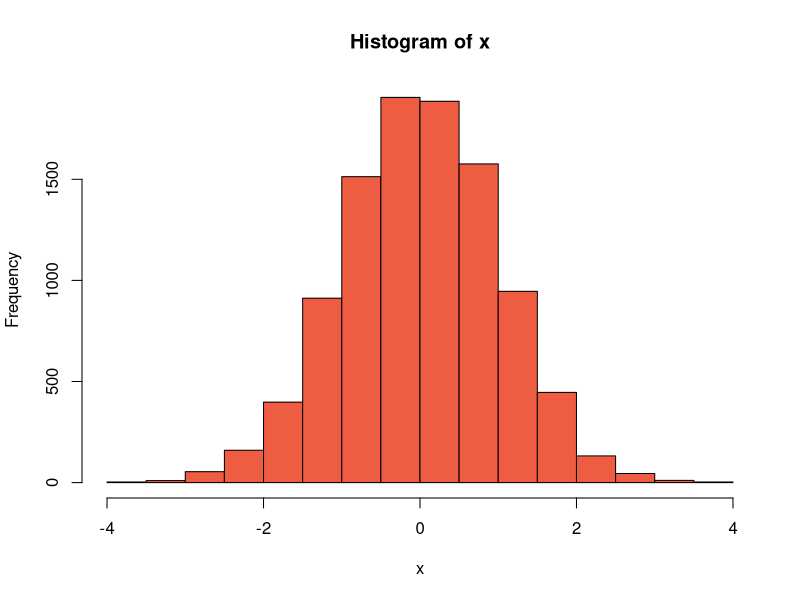
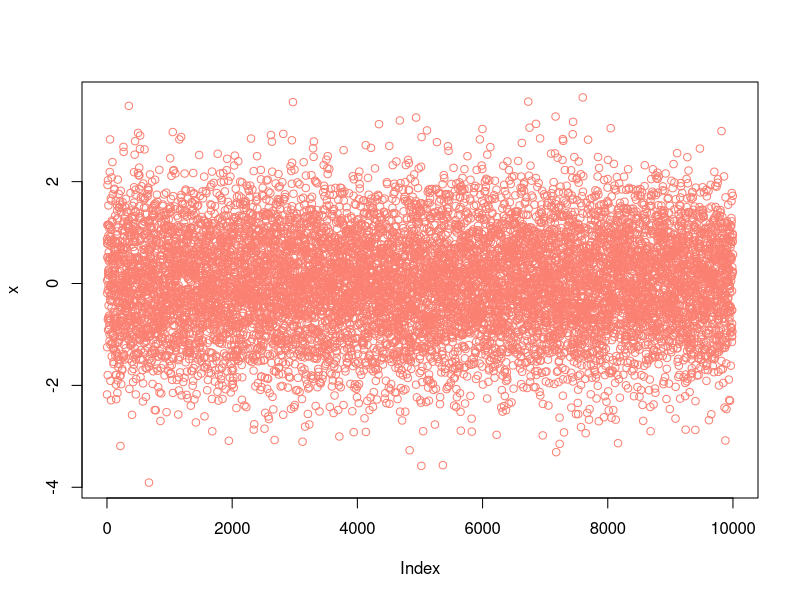
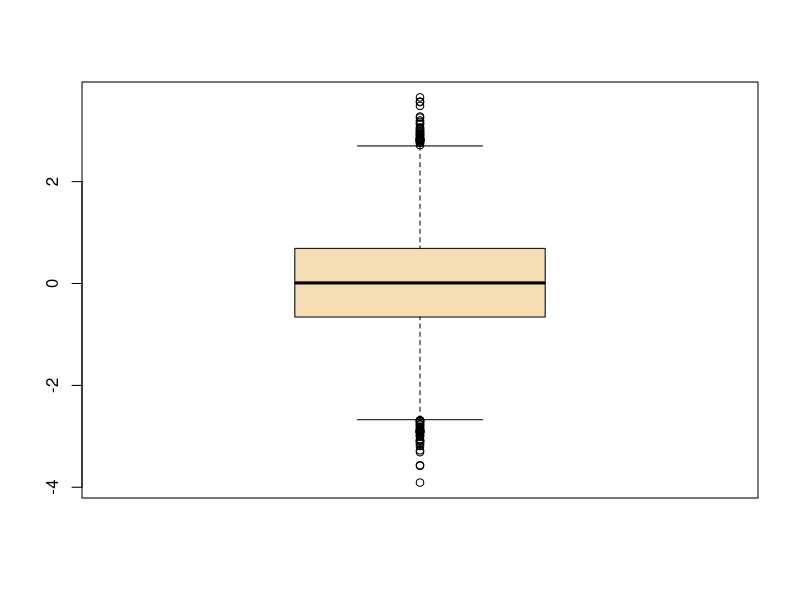

Recreate these plots in R, in order.
## ---- chunk 1
x<-3
print(x)
## ---- chunk 2
vector_numerico <- c(1, 3, 5, 7)      # vector numérico
vector_texto <- c("a", "b", "c", "d") # vector de texto
vector_logico <- c(TRUE, FALSE, TRUE) # vector lógico / booleano
## ---- chunk 3
x <- c(1:100)

x
## ---- chunk 4
x <- seq(1,100)

x
## ---- chunk 5
x <- seq(from=-12,to=30,by=3)

x
## ---- chunk 6
y <- seq(0,1,0.1)

y
## ---- chunk 7
z <- seq(by=0.1, to =1, from=0.5)

z
## ---- chunk 8
s <- (1:5)

length(s)
## ---- chunk 9
#Se define el vector con la variable "x"
x <- c("Muchos", "años" ,"después" ,",", "frente", "al" ,"pelotón")

#Elegir desde el primer hasta el cuarto elemento del objeto "x"
x[1:4]
## ---- chunk 10
x <- c(1,2,3,5,8,13,21)

x[3:6]
## ---- chunk 11
#Se define el vector "x"
x <- c("Hola", "Bien", "cómo", "!", "estás", ":(", "?")

#Se indica dentro de un nuevo vector que se seleccionen las posiciones 1, 3, 5 y 7 del vector "x". 
x[c(1,3,5,7)]

## ---- chunk 12

x<-c(1,2,3,5,8,13,21)

x[c(2, 7, 4)]
## ---- chunk 13
#Se define el vector "x"
x <- c(1,2,3,5,8,13,21)

#Dentro del corchete indicamos la posición que se quiere omitir 
x[-4]

#Cuando se quiere omitir un conjunto de elementos, se definen las posiciones dentro de un vector
x[-c(2, 7, 4)]   # Todos menos el segundo , séptimo y cuarto elemento
## ---- chunk 14

x[-length(x)]

## ---- chunk 15
x <- c(1,2,3,5,8,13,21)
x[-6] 
x     # Estoy intacto
## ---- chunk 16
#Se define el vector "x"
x <- c(88,5,12,13)

#Agregamos el valor "168" en la posición 4. Intenta explicar paso a paso la siguiente línea de comando. 
x <- c(x[1:3],168,x[4]) 
x
## ---- chunk 17
x<-c()
x                 # Soy un vector vacío :(
x[1]<- 2
x[2:5]<-c(56,78,90,12)
x                 # Ahora ya no :)
## ---- chunk 18
#Repite 5 veces el valor "3" y asignalo a la variable "x"
x <- rep(3,5)
x

#También se pueden repetir un conjunto de valores una vez que sean colocados dentro de un vector
y <- rep(c(1,2,3,5),3) #Repite 3 veces los valores 1, 2, 3 y 5. 
y
## ---- chunk 19
primos <- c(1,2,3,5,7,11)
z <- rep(primos,4)
z
## ---- chunk 20
x<-c(1,2,3,4)

y<-rep(x,each=2)
y
## ---- chunk 21
x <- 1:15
any(x > 7.5)
## ---- chunk 22
any(x > 19.76)
any(x >= 15)
## ---- chunk 23
all(x > sqrt(100))
## ---- chunk 24
all(x>0)
## ---- chunk 25
x<-c(1,2,3)
y<-c(4,5,6)
## ---- chunk 26
x + y 
x + 2
## ---- chunk 27
x - y
x - 1
## ---- chunk 28
x * x
x * y 
y * 3 
## ---- chunk 29
x / y
y / 5
## ---- chunk 30
x ** y
y ^ 2
## ---- chunk 31
sqrt(y)
## ---- chunk 32
log(x)
## ---- chunk 33
#Respuesta muy larga 
(1+2+3+4+5+6+7+8+9+10)/10

## ---- chunk 34
#Se define el vector que incluye mil datos
x<-rnorm(1000)

min(x) #Se obtiene el valor mínimo
max(x) #Se obtiene el valor máximo
range(x) #Da a conocer el rango en el cual se encuentran los valores, es decir el valor min y max. 
sum(x) #Realiza la suma de todos los valores contenidos en el vector 
mean(x) #Calcula el promedio del conjunto de valores 
median(x) #Se obtiene la mediana 

## ---- chunk 35
x <- c(rep(3,5),1:15,rep(c(1,2,3),5))
unique(x)
## ---- chunk 36
x <- sample(10,10)
x
sort(x)
## ---- chunk 37
x<- rnorm(10000)

hist(x,col="tomato2") #Histograma: grafica la distribución de las frecuencias de los datos 
plot(x,col="salmon") #Gráfica los datos en el orden de aparición en el vector 
boxplot(x,col="wheat") #Boxplot: muestra la mediana y quantiles
## ---- chunk 38

edades <- c(35,35,70,17,14) #Definimos un vector llamado "edades"
nombres <- c("Jerry","Beth","Rick", "Summer","Morty") #Definimos un vector llamado "edades", del mismo tamaño que "edades"

names(edades) <- nombres #Se nombran los elementos del vector "edades"
edades

## ---- chunk 39
edades[3]
## ---- chunk 40
edades["Rick"]
## ---- chunk 41
edades[c("Rick","Morty")]
## ---- chunk 42
genomeSizeM_BP<-c(3234.83,2716.97,143.73,0.014281,12.1)
## ---- chunk 43
genomeSizeM_BP*1e6
## ---- chunk 44
organismo<-c("Human","Mouse","Fruit Fly","Roundworm","Yeast")
## ---- chunk 45
names(genomeSizeM_BP)<- organismo
## ---- chunk 46
genomeSizeM_BP
## ---- chunk 47
genomeSizeM_BP[1]
## ---- chunk 48
genomeSizeM_BP[1:4]
## ---- chunk 49
genomeSizeM_BP[c(1,2,5)]
## ---- chunk 50
genomeSizeM_BP[-c(1,3,5)]
## ---- chunk 51
genomeSizeM_BP[c("Yeast","Human")]
## ---- chunk 52
x <- c(88,NA,12,168,13)
## ---- chunk 53
x <- c(88,NA,12,168,13)
## ---- chunk 54
is.na(x)
## ---- chunk 55
x <- c(88,NA,12,168,13)
mean(x)
## ---- chunk 56
x <- c(88,NA,12,168,13)
mean(x,na.rm=TRUE)

## ---- chunk 57
un_vector <- c(1,2,3,5,7,11,13,17,19) 
otro_vector <- un_vector[un_vector*un_vector > 10]   #Se lee el vector desde dentro hacía afuera
otro_vector
## ---- chunk 58
un_vector
un_vector*un_vector > 10    # Mira, de adentro hacía afuera
indices<-un_vector*un_vector > 10 
un_vector[indices]
un_vector[c(FALSE,FALSE,FALSE,TRUE,TRUE,TRUE,TRUE,TRUE,TRUE)]
## ---- chunk 59
un_vector[c(rep(0,3),rep(1,1))]
## ---- chunk 60
un_vector<-c(1,2,3,5,7,11,13,17,19) 
otro_vector <- subset(un_vector,un_vector*un_vector > 10)   
otro_vector
## ---- chunk 61
un_vector<-c(1,2,3,5,7,11,NA,13,17,NA,19) 
otro_vector <- un_vector[un_vector*un_vector > 10]   # Leeme de adentro hacia afuera
otro_vector  # Aquí salen las NAs
## ---- chunk 62
un_vector<-c(1,2,3,5,7,11,NA, 13,17,NA, 19) 
otro_vector <- subset(un_vector,un_vector*un_vector > 10)   
otro_vector  # Aquí ya no aparecen las NAs
## ---- chunk 63

z <- c(5,2,-3,8)
which(z*z > 8)

## ---- chunk 64
z[which(z*z > 8)]
## ---- chunk 65
x <- c(1,4,9,16,25)
y <- 1:5
y <- y*y
## ---- chunk 66
x==y
## ---- chunk 67
y <- 5:9
y
## ---- chunk 68
x = y
## ---- chunk 69
x
y
## ---- chunk 70
x <- seq(1,10000,1)
y <- seq(1,10000,1)
all(x==y)
## ---- chunk 71
sum(x==y)
## ---- chunk 72
x <- c(1,2,2,3,1,2,3,3,1,2,3,3,1)
x
as.factor(x)
x <-as.factor(x)
x
## ---- chunk 73
meses = c("March","April","January","November","January",
       "September","October","September","November","August",
        "January","November","November","February","May","August",
        "July","December","August","August","September","November",
         "February","April")
meses
meses <- as.factor(meses)
meses
## ---- chunk 74
table(meses)
levels(meses)
levels(meses)[1]
levels(meses)[1]<-"Abril"
levels(meses)
meses
## ---- chunk 75
# Temperaturas de incubación (en grados Celsius)
temperaturas <- c(37, 37, 25, 30, 30, 37, 25, 25)

# Cálculo de la temperatura media
temp_media <- mean(temperaturas)
cat("Temperatura media:", temp_media, "°C\n")

# Cálculo de la desviación estándar
temp_desviacion <- sd(temperaturas)
cat("Desviación estándar:", temp_desviacion, "°C\n")
## ---- chunk 76
# Vectores con nombre: Muestras y Temperaturas
muestras <- c("Muestra1", "Muestra2", "Muestra3", "Muestra4")
temperaturas <- c(Muestra1 = 37, Muestra2 = 25, Muestra3 = 30, Muestra4 = 40)

# Filtrado de temperaturas dentro del rango óptimo
temperaturas_optimas <- temperaturas[temperaturas >= 25 & temperaturas <= 37]

# Muestras dentro del rango óptimo
muestras_optimas <- names(temperaturas_optimas)

cat("Muestras con temperatura óptima:", muestras_optimas, "\n")
